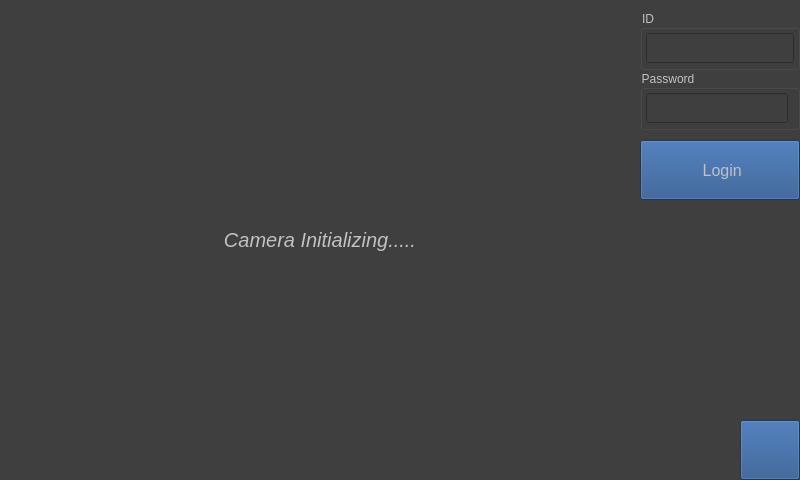
<?xml version="1.0" encoding="UTF-8"?>
<ui version="4.0">
 <class>LoginWidget</class>
 <widget class="QWidget" name="LoginWidget">
  <property name="geometry">
   <rect>
    <x>0</x>
    <y>0</y>
    <width>800</width>
    <height>480</height>
   </rect>
  </property>
  <property name="windowTitle">
   <string>LoginWidget</string>
  </property>
  <property name="styleSheet">
   <string notr="true">QWidget
{
	background-color: rgb(63, 63, 63);
	
	color: rgb(154, 154, 154);
	color: rgb(193, 193, 193);
}
QPushButton
{
	background-color: rgb(34, 77, 136);
}
</string>
  </property>
  <widget class="QPushButton" name="loginButton">
   <property name="geometry">
    <rect>
     <x>640</x>
     <y>140</y>
     <width>160</width>
     <height>60</height>
    </rect>
   </property>
   <property name="minimumSize">
    <size>
     <width>60</width>
     <height>60</height>
    </size>
   </property>
   <property name="maximumSize">
    <size>
     <width>16777215</width>
     <height>16777215</height>
    </size>
   </property>
   <property name="font">
    <font>
     <pointsize>12</pointsize>
    </font>
   </property>
   <property name="text">
    <string> Login</string>
   </property>
   <property name="icon">
    <iconset>
     <normaloff>resources/login.png</normaloff>resources/login.png</iconset>
   </property>
   <property name="iconSize">
    <size>
     <width>40</width>
     <height>40</height>
    </size>
   </property>
  </widget>
  <widget class="QPushButton" name="homeButton">
   <property name="geometry">
    <rect>
     <x>740</x>
     <y>420</y>
     <width>60</width>
     <height>60</height>
    </rect>
   </property>
   <property name="minimumSize">
    <size>
     <width>0</width>
     <height>0</height>
    </size>
   </property>
   <property name="maximumSize">
    <size>
     <width>16777215</width>
     <height>16777215</height>
    </size>
   </property>
   <property name="font">
    <font>
     <pointsize>12</pointsize>
     <weight>75</weight>
     <italic>true</italic>
     <bold>true</bold>
    </font>
   </property>
   <property name="toolTip">
    <string>&lt;html&gt;&lt;head/&gt;&lt;body&gt;&lt;p&gt;Home&lt;/p&gt;&lt;/body&gt;&lt;/html&gt;</string>
   </property>
   <property name="text">
    <string/>
   </property>
   <property name="icon">
    <iconset>
     <normaloff>resources/home.png</normaloff>resources/home.png</iconset>
   </property>
   <property name="iconSize">
    <size>
     <width>50</width>
     <height>50</height>
    </size>
   </property>
  </widget>
  <widget class="QLabel" name="cvLabel">
   <property name="geometry">
    <rect>
     <x>0</x>
     <y>0</y>
     <width>640</width>
     <height>480</height>
    </rect>
   </property>
   <property name="sizePolicy">
    <sizepolicy hsizetype="Minimum" vsizetype="Minimum">
     <horstretch>0</horstretch>
     <verstretch>0</verstretch>
    </sizepolicy>
   </property>
   <property name="minimumSize">
    <size>
     <width>640</width>
     <height>480</height>
    </size>
   </property>
   <property name="maximumSize">
    <size>
     <width>640</width>
     <height>480</height>
    </size>
   </property>
   <property name="font">
    <font>
     <pointsize>15</pointsize>
     <italic>true</italic>
    </font>
   </property>
   <property name="text">
    <string>Camera Initializing.....</string>
   </property>
   <property name="alignment">
    <set>Qt::AlignCenter</set>
   </property>
  </widget>
  <widget class="QLabel" name="messageLabel">
   <property name="geometry">
    <rect>
     <x>640</x>
     <y>200</y>
     <width>160</width>
     <height>41</height>
    </rect>
   </property>
   <property name="sizePolicy">
    <sizepolicy hsizetype="Fixed" vsizetype="Fixed">
     <horstretch>0</horstretch>
     <verstretch>0</verstretch>
    </sizepolicy>
   </property>
   <property name="maximumSize">
    <size>
     <width>16777215</width>
     <height>16777215</height>
    </size>
   </property>
   <property name="text">
    <string/>
   </property>
   <property name="alignment">
    <set>Qt::AlignCenter</set>
   </property>
  </widget>
  <widget class="QGroupBox" name="groupBox">
   <property name="geometry">
    <rect>
     <x>640</x>
     <y>10</y>
     <width>160</width>
     <height>60</height>
    </rect>
   </property>
   <property name="title">
    <string>ID</string>
   </property>
   <layout class="QVBoxLayout" name="verticalLayout">
    <property name="spacing">
     <number>0</number>
    </property>
    <property name="leftMargin">
     <number>3</number>
    </property>
    <property name="topMargin">
     <number>3</number>
    </property>
    <property name="rightMargin">
     <number>3</number>
    </property>
    <property name="bottomMargin">
     <number>3</number>
    </property>
    <item>
     <widget class="QLineEdit" name="idEdit">
      <property name="enabled">
       <bool>false</bool>
      </property>
      <property name="minimumSize">
       <size>
        <width>0</width>
        <height>30</height>
       </size>
      </property>
      <property name="maximumSize">
       <size>
        <width>16777215</width>
        <height>30</height>
       </size>
      </property>
      <property name="font">
       <font>
        <pointsize>12</pointsize>
       </font>
      </property>
      <property name="text">
       <string/>
      </property>
     </widget>
    </item>
   </layout>
  </widget>
  <widget class="QGroupBox" name="groupBox_2">
   <property name="geometry">
    <rect>
     <x>640</x>
     <y>70</y>
     <width>160</width>
     <height>60</height>
    </rect>
   </property>
   <property name="title">
    <string>Password</string>
   </property>
   <layout class="QVBoxLayout" name="verticalLayout_2">
    <property name="spacing">
     <number>0</number>
    </property>
    <property name="leftMargin">
     <number>3</number>
    </property>
    <property name="topMargin">
     <number>3</number>
    </property>
    <property name="rightMargin">
     <number>3</number>
    </property>
    <property name="bottomMargin">
     <number>3</number>
    </property>
    <item>
     <widget class="QLineEdit" name="pwEdit">
      <property name="sizePolicy">
       <sizepolicy hsizetype="Maximum" vsizetype="Maximum">
        <horstretch>0</horstretch>
        <verstretch>0</verstretch>
       </sizepolicy>
      </property>
      <property name="minimumSize">
       <size>
        <width>0</width>
        <height>30</height>
       </size>
      </property>
      <property name="maximumSize">
       <size>
        <width>16777215</width>
        <height>16777215</height>
       </size>
      </property>
      <property name="font">
       <font>
        <pointsize>12</pointsize>
       </font>
      </property>
      <property name="inputMethodHints">
       <set>Qt::ImhHiddenText|Qt::ImhNoAutoUppercase|Qt::ImhNoPredictiveText|Qt::ImhSensitiveData</set>
      </property>
      <property name="text">
       <string/>
      </property>
      <property name="echoMode">
       <enum>QLineEdit::Password</enum>
      </property>
     </widget>
    </item>
   </layout>
  </widget>
  <zorder>cvLabel</zorder>
  <zorder>groupBox</zorder>
  <zorder>groupBox_2</zorder>
  <zorder>loginButton</zorder>
  <zorder>messageLabel</zorder>
  <zorder>homeButton</zorder>
 </widget>
 <resources/>
 <connections/>
</ui>
